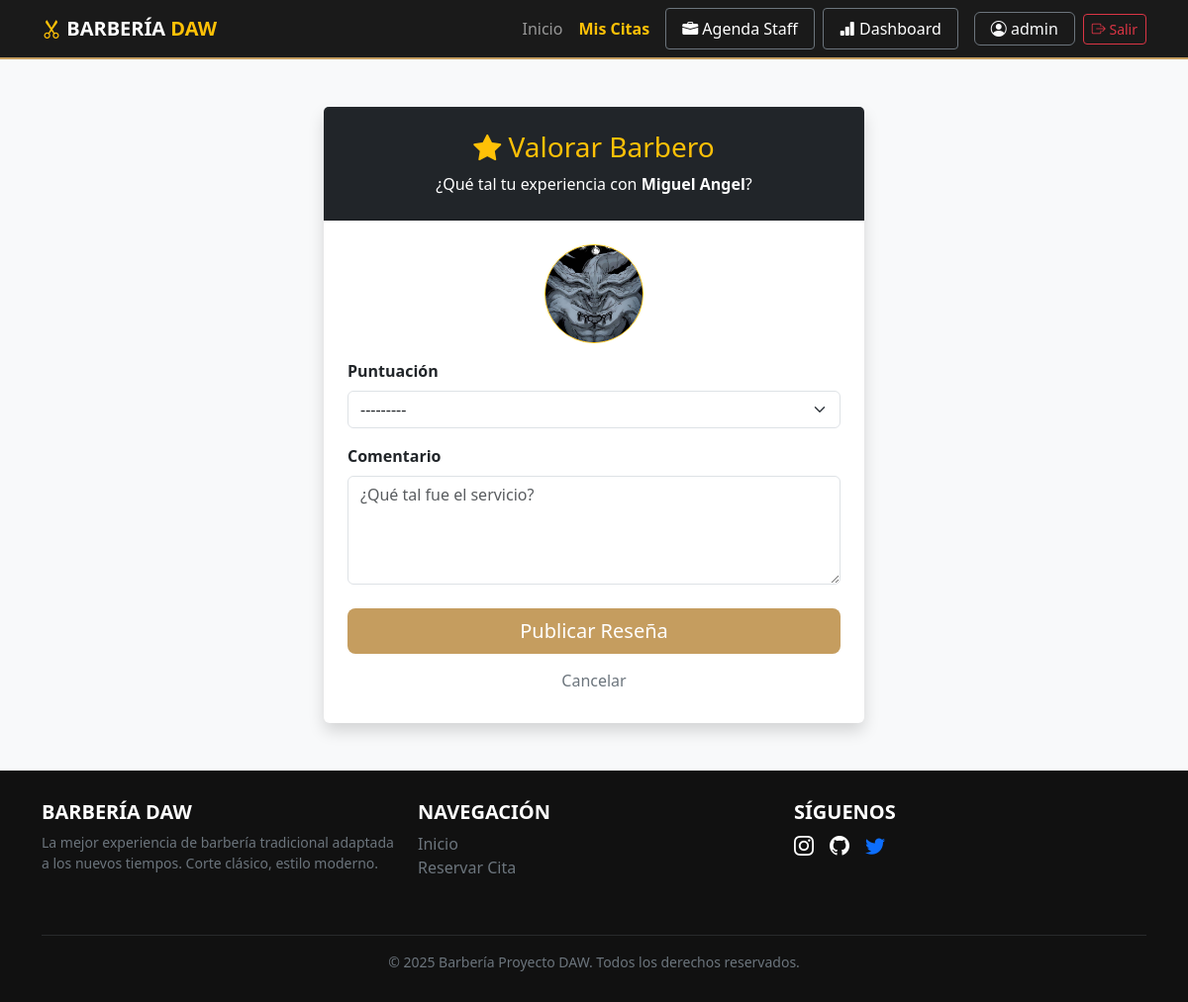
Page /valorar/1/ (signed in) on the earlier database version.
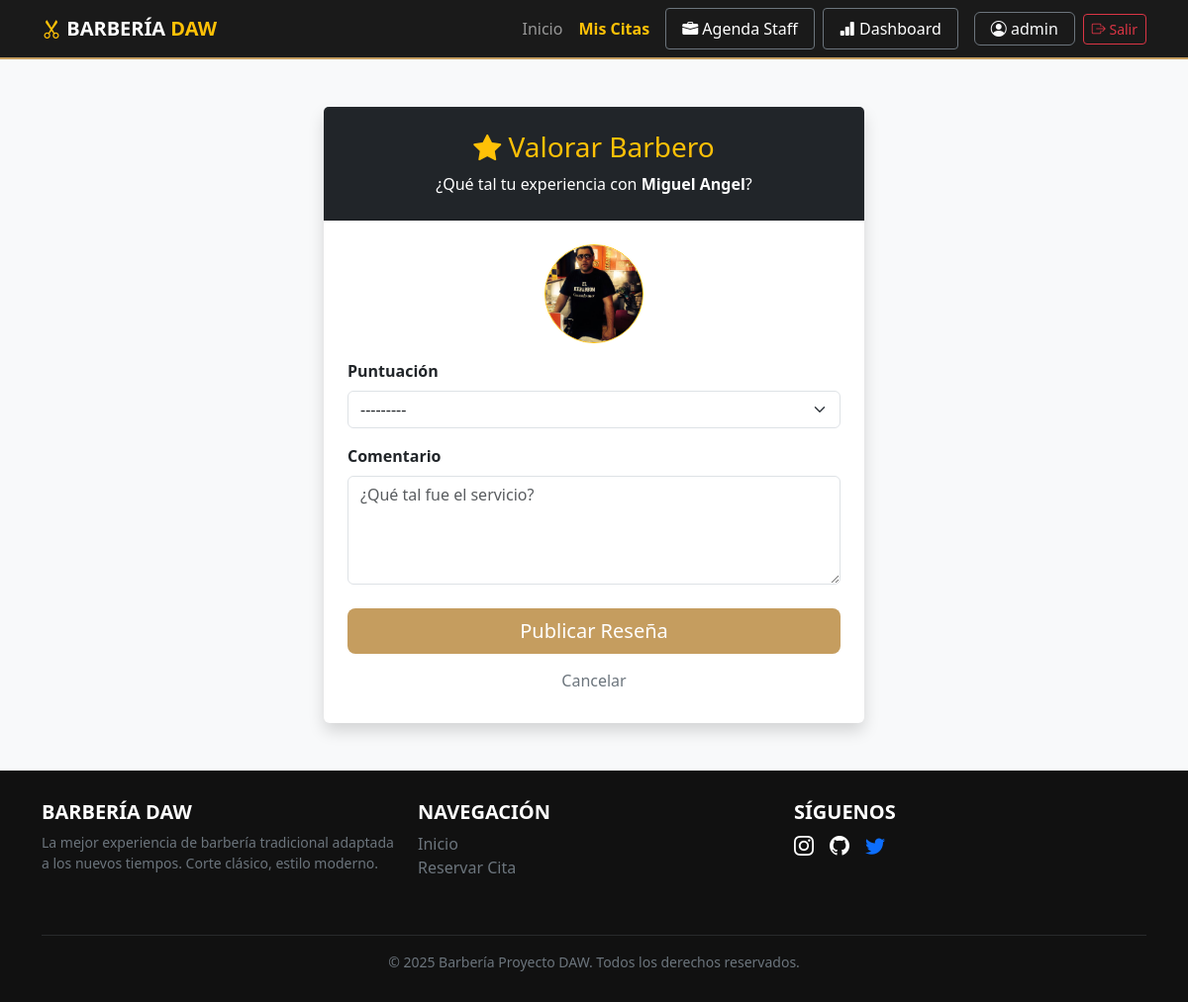
Same page on the later database version.
### gestion_citas/models.py (models this page shows, shortened)
class Barbero(models.Model):
    nombre = models.CharField(max_length=100)
    apellido = models.CharField(max_length=100)
    foto = models.ImageField(upload_to="barberos/", blank=True, null=True)
    experiencia = models.PositiveIntegerField(help_text="Años de experiencia")
    especialidades = models.ManyToManyField(Servicio, related_name="barberos")

### gestion_citas/views.py (the view)
# urls.py: path('valorar/<int:barbero_id>/', views.dejar_resena, name='dejar_resena'),
@login_required
def dejar_resena(request, barbero_id):
    barbero = get_object_or_404(Barbero, id=barbero_id)
    if request.method == "POST":
        form = ResenaForm(request.POST)
        if form.is_valid():
            resena = form.save(commit=False)
            resena.usuario = request.user  # Usuario actual
            resena.barbero = barbero  # Barbero seleccionado
            resena.save()
            messages.success(request, f"¡Gracias! Has valorado a {barbero.nombre}.")
            return redirect("home")  # O volver a mis_citas
    else:
        form = ResenaForm()
    return render(
        request,
        "gestion_citas/citas/dejar_resena.html",
        {"form": form, "barbero": barbero},
    )

### gestion_citas/forms.py
class ResenaForm(forms.ModelForm):
    class Meta:
        model = Resena
        fields = ["puntuacion", "comentario"]
        widgets = {
            "puntuacion": forms.Select(attrs={"class": "form-select"}),
            "comentario": forms.Textarea(
                attrs={
                    "rows": 4,
                    "class": "form-control",
                    "placeholder": "¿Qué tal fue el servicio?",
                }
            ),
        }
        labels = {
            "puntuacion": "Puntuación (1-5 Estrellas)",
            "comentario": "Tu opinión",
        }

### gestion_citas/templates/gestion_citas/citas/dejar_resena.html (shortened to what this page needs)
{% extends 'gestion_citas/base.html' %}
{% block content %}
<div class="container py-5">
    <div class="row justify-content-center">
        <div class="col-md-6">
            <div class="card shadow border-0">
                <div class="card-header bg-dark text-white text-center py-4">
                    <h3 class="mb-0 text-warning"><i class="bi bi-star-fill"></i> Valorar Barbero</h3>
                    <p class="mb-0 mt-2">¿Qué tal tu experiencia con <strong>{{ barbero.nombre }}</strong>?</p>
                </div>
                <div class="card-body p-4 text-center">
                    {% if barbero.foto %}
                        <img src="{{ barbero.foto.url }}" class="rounded-circle mb-3 border border-warning" width="100" height="100" style="object-fit: cover;">
                    {% endif %}
                    <form method="post">
                        <div class="mb-3 text-start">
                            <label class="form-label fw-bold">Puntuación</label>
                            {{ form.puntuacion }}
                        </div>
                        <div class="mb-4 text-start">
                            <label class="form-label fw-bold">Comentario</label>
                            {{ form.comentario }}
                        </div>
                        <div class="d-grid gap-2">
                            <button type="submit" class="btn btn-gold btn-lg">Publicar Reseña</button>
                            <a href="{% url 'mis_citas' %}" class="btn btn-link text-secondary text-decoration-none">Cancelar</a>
                        </div>
                    </form>
                </div>
            </div>
        </div>
    </div>
</div>
{% endblock %}

Differences in the rows shown:
changed Barbero "Miguel Angel": foto: a different picture
